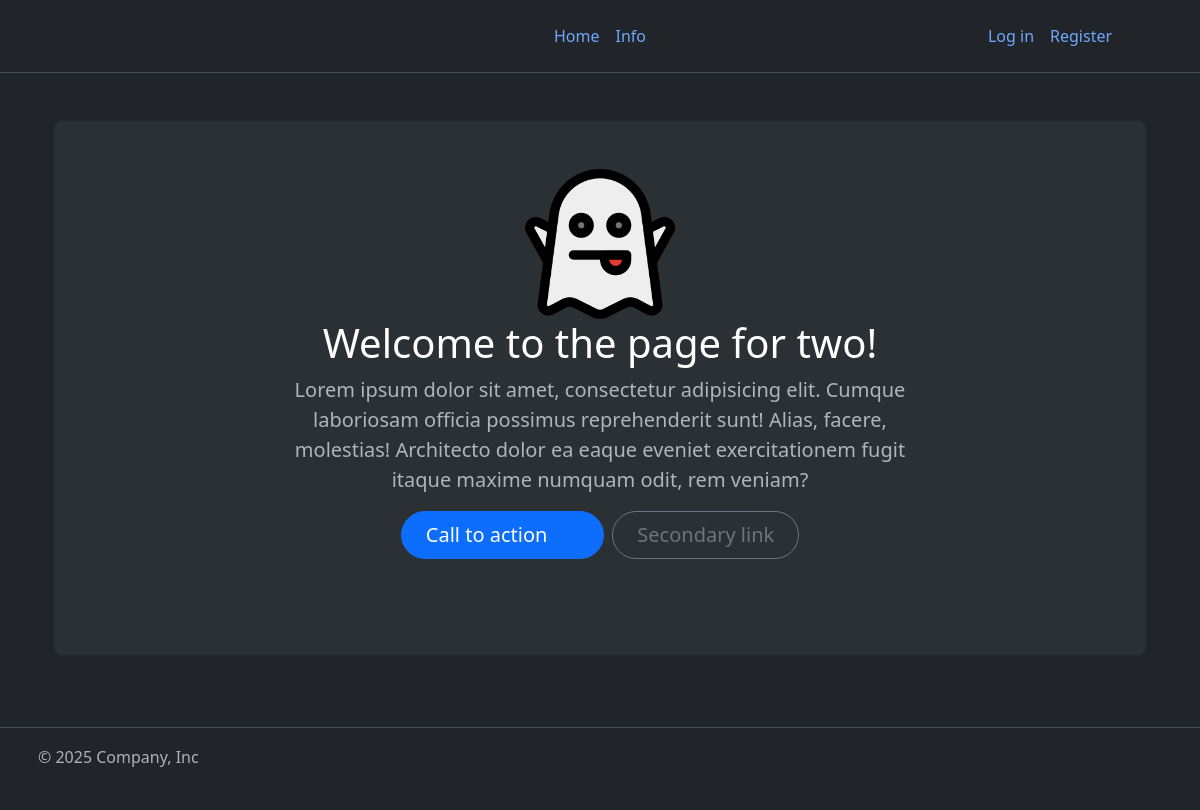
/two, run on an earlier commit of the app's database.
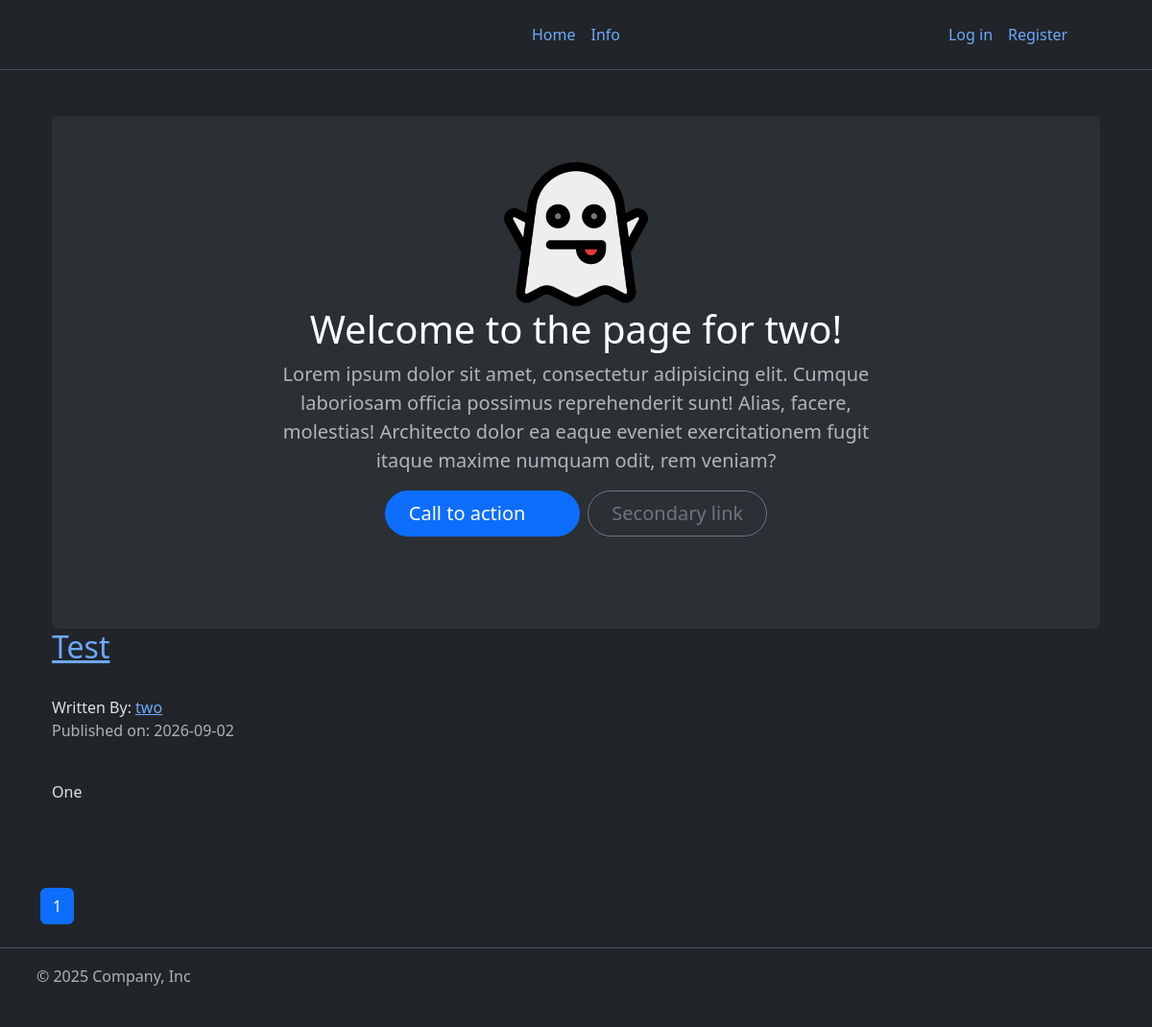
And on a later commit of the database.
### companyblog/models.py (models this page shows, shortened)
class User(db.Model, UserMixin):
    __tablename__ = "users"
    id = db.Column(db.Integer, primary_key=True)
    profile_image = db.Column(db.String(50), nullable=False, default="default_profile.png")
    email = db.Column(db.String(100), unique=True, index=True)
    username = db.Column(db.String(100),unique=True, index=True)
    password_hash = db.Column(db.String(128))
    posts = db.relationship("BlogPost", backref="author", lazy=True)

class BlogPost(db.Model):
    users= db.relationship(User)
    id = db.Column(db.Integer,primary_key=True)
    user_id = db.Column(db.Integer, db.ForeignKey("users.id"), nullable = False)
    date = db.Column(db.DateTime, nullable=False, default=lambda: datetime.now(UTC))
    title = db.Column(db.String(140), nullable=False)
    text = db.Column(db.Text, nullable=False)

### companyblog/users/views.py (the view)
@users.route("/<username>")
def user_posts(username):
    page = request.args.get("page",1,type=int)
    user = User.query.filter_by(username=username).first_or_404()
    blog_posts = BlogPost.query.filter_by(author=user).order_by(BlogPost.date.desc()).paginate(page=page,per_page=5)
    return render_template("user_blog_posts.html", blog_posts=blog_posts, user=user)

### companyblog/templates/user_blog_posts.html (shortened to what this page needs)
{% extends "base.html" %}
{% block content %}
<div class="container my-5"> <div class="p-5 text-center bg-body-tertiary rounded-3">
    <img src="{{url_for('static', filename='profile_pics/'+user.profile_image)}}" alt="profile photo" width="150">
    <h1 class="text-body-emphasis">Welcome to the page for {{user.username}}!</h1> <p class="col-lg-8 mx-auto fs-5 text-muted">
Lorem ipsum dolor sit amet, consectetur adipisicing elit. Cumque laboriosam officia possimus reprehenderit sunt! Alias, facere, molestias! Architecto dolor ea eaque eveniet exercitationem fugit itaque maxime numquam odit, rem veniam?
</p> <div class="d-inline-flex gap-2 mb-5"> <button class="d-inline-flex align-items-center btn btn-primary btn-lg px-4 rounded-pill" type="button">
Call to action
<svg class="bi ms-2" width="24" height="24" aria-hidden="true"><use xlink:href="#arrow-right-short"></use></svg> </button> <button class="btn btn-outline-secondary btn-lg px-4 rounded-pill" type="button">
Secondary link
</button> </div> </div>
{% for post in blog_posts.items %}
    <h2><a href="{{url_for('blog_posts.blog_post', blog_post_id=post.id )}}">{{post.title}}</a></h2> <br>
    Written By: <a href="{{ url_for('user.user_post', username=post.author.username) }}">{{ post.author.username }}</a> <br>
    <p class="text-muted">Published on: {{post.date.strftime("%Y-%m-%d")}}</p> <br>
    <p> {{post.text}}</p> <br>
{% endfor %}
    </div>
<nav aria-label="...">
  <ul class="pagination">
{% for page_num in blog_posts.iter_pages(left_edge=1, right_edge=1, left_current=1, right_current=2) %}
    {% if blog_posts.page == page_num %}
        <li class="page-item active">
            <a class="page-link"
               href="{{ url_for('users.user_post', username=user.username, page=page_num) }}">
                {{ page_num }}
            </a>
        </li>
    {% endif %}
{% endfor %}
  </ul>
</nav>
{% endblock %}

### companyblog/templates/base.html (shortened to what this page needs)
<!doctype html>
<html lang="en" data-bs-theme="dark">
<head>
    <link href="https://cdn.jsdelivr.net/npm/bootstrap@5.3.8/dist/css/bootstrap.min.css" rel="stylesheet">
</head>
<body>
    <header class="d-flex flex-wrap align-items-center justify-content-center justify-content-md-between py-3 mb-4 border-bottom">
        <div class="col-md-3 mb-2 mb-md-0"> <a href="/" class="d-inline-flex link-body-emphasis text-decoration-none">
            <svg class="bi" width="40" height="32" role="img" aria-label="Bootstrap"><use xlink:href="#bootstrap"></use></svg> </a> </div>
        <ul class="nav col-12 col-md-auto mb-2 justify-content-center mb-md-0">
            <li><a href="{{url_for('core.index')}}" class="nav-link px-2">Home</a></li>
            <li><a href="{{url_for('core.info')}}" class="nav-link px-2">Info</a></li>
        </ul> <div class="col-md-3 text-end">
    <ul class="nav col-12 col-md-auto mb-2 justify-content-center mb-md-0">
        {% if current_user.is_authenticated %}
        <li><a href="{{url_for('users.logout')}}"  class="nav-link px-2">Log Out</a></li>
        {% else %}
        <li><a href="{{url_for('users.login')}}"  class="nav-link px-2">Log in</a></li>
        <li><a href="{{url_for('users.register')}}" class="nav-link px-2">Register</a></li>
        {% endif %}
    </ul>
    </div>
    </header>
    <div class="container">
        {% block content %}
        {% endblock %}
    </div>
    <footer class="d-flex flex-wrap justify-content-between align-items-center py-3 my-4 border-top">
        <div class="col-md-4 d-flex align-items-center"> <a href="/" class="mb-3 me-2 mb-md-0 text-body-secondary text-decoration-none lh-1" aria-label="Bootstrap">
            <svg class="bi" width="30" height="24" aria-hidden="true"><use xlink:href="#bootstrap"></use></svg> </a>
            <span class="mb-3 mb-md-0 text-body-secondary">© 2025 Company, Inc</span> </div>
        <ul class="nav col-md-4 justify-content-end list-unstyled d-flex"> <li class="ms-3"><a class="text-body-secondary" href="https://www.instagram.com/" aria-label="Instagram">
            <svg class="bi" width="24" height="24" aria-hidden="true"><use xlink:href="#instagram"></use></svg></a></li>
            <li class="ms-3"><a class="text-body-secondary" href="https://www.facebook.com/" aria-label="Facebook"><svg class="bi" width="24" height="24"><use xlink:href="#facebook"></use></svg></a></li> </ul>
    </footer>
</body>
</html>

What changed in the data, as far as the page shows it:
added BlogPost: title "Test", author.username "two", date "2026-09-02", text "One"
Also different on the page:
new list line: "1"
